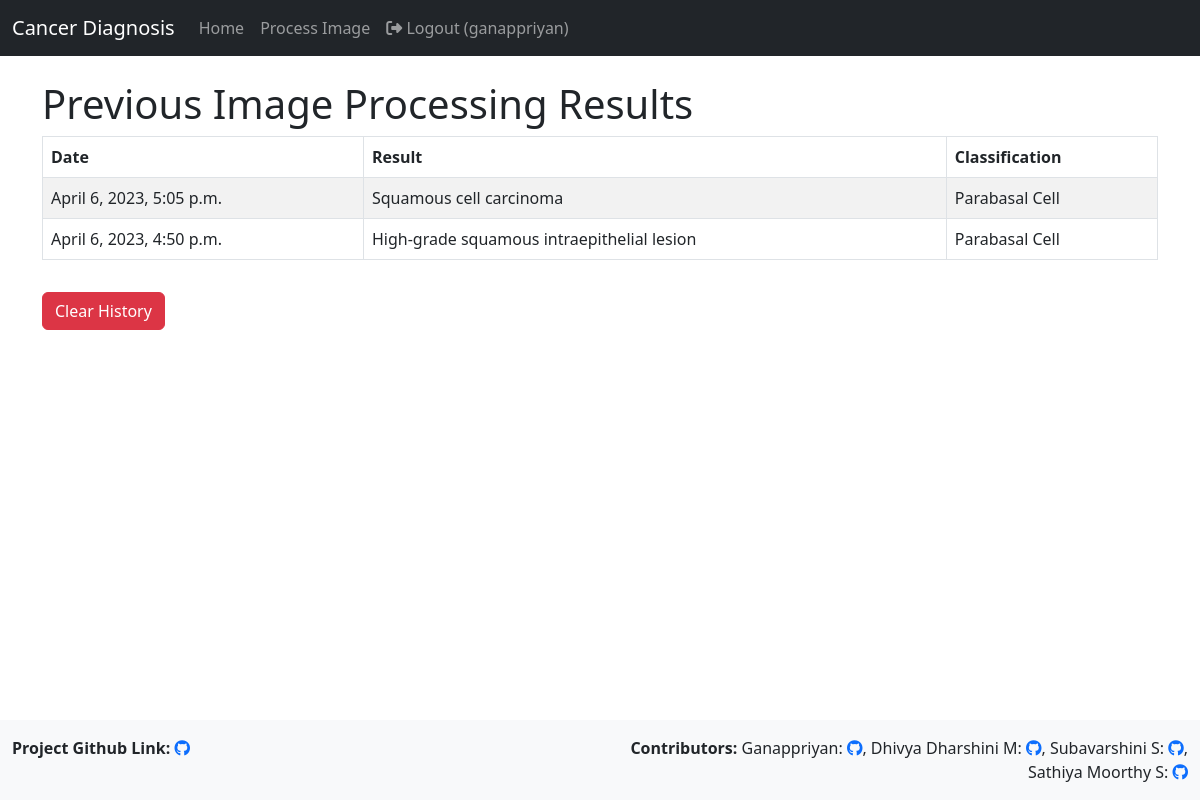
/process_image/history/ (signed in), run on an earlier commit of the app's database.
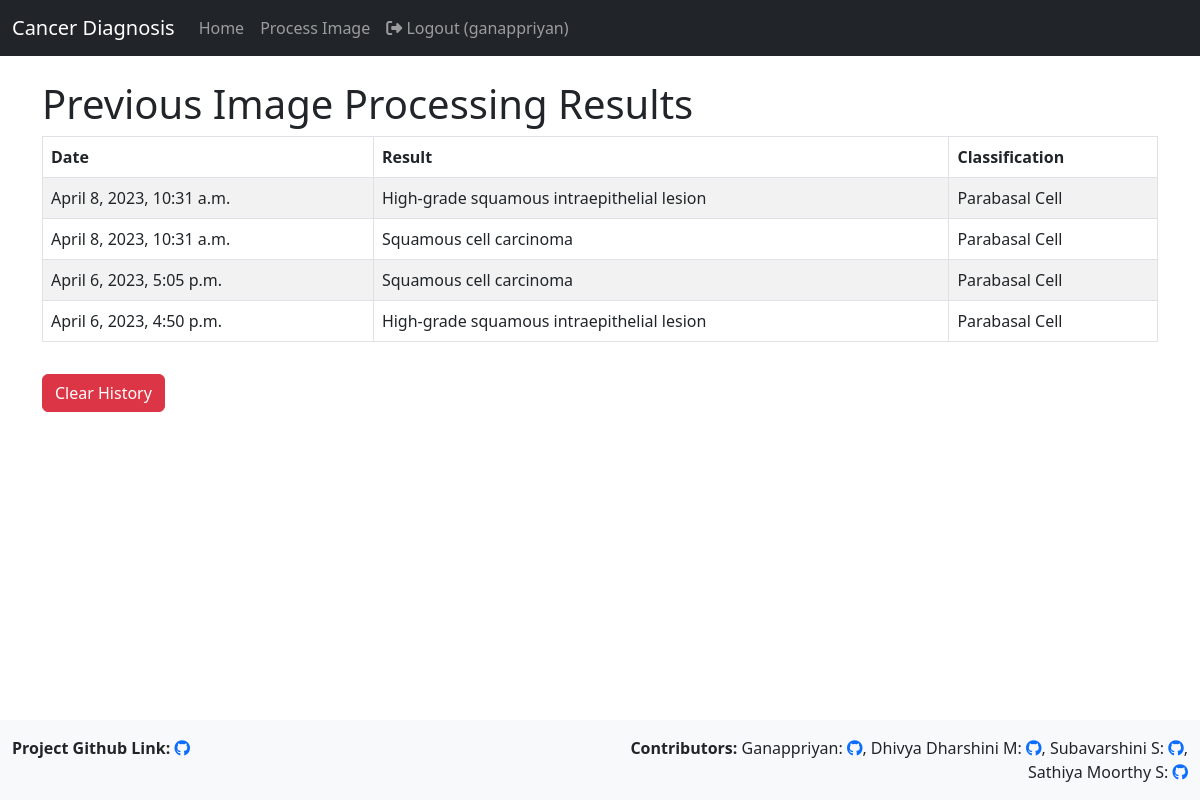
And on a later commit of the database.
### image_processor/models.py (models this page shows)
class JsonResponse(models.Model):
    user = models.ForeignKey(settings.AUTH_USER_MODEL, on_delete=models.CASCADE)
    response_text = models.TextField()
    created_at = models.DateTimeField(auto_now_add=True)

### image_processor/views.py (the view)
# urls.py: path('history/', history, name='history'),
@login_required
def history(request):
    json_responses = JsonResponse.objects.filter(user=request.user).order_by('-created_at')
    response_as_array = []
    for json_response in json_responses:
        dict_obj = json.loads(json_response.response_text.replace("'", '"'))
        dict_obj['created_at'] = json_response.created_at
        print(type(dict_obj), dict_obj)
        response_as_array.append(dict_obj)
    print(type(response_as_array), response_as_array)
    return render(request, 'image_processor/history.html', {'json_responses': response_as_array})

### frontend/templates/image_processor/history.html (shortened to what this page needs)
{% extends 'base.html' %}
{% block content %}
<h1>Previous Image Processing Results</h1>
{% if json_responses %}
<div class="table-responsive">
  <table class="table table-bordered table-striped">
    <thead>
      <tr>
        <th>Date</th>
        <th>Result</th>
        <th>Classification</th>
      </tr>
    </thead>
    <tbody>
      {% for json_response in json_responses %}
      <tr>
        <td>{{ json_response.created_at }}</td>
        <td>
          {% if json_response.grading == 'hsil' %}
          High-grade squamous intraepithelial lesion
          {% elif json_response.grading == 'lsil' %}
          Low-grade squamous intraepithelial lesion
          {% elif json_response.grading == 'normal' %}
          Negative for intraepithelial malignancy
          {% elif json_response.grading == 'scc' %}
          Squamous cell carcinoma
          {% endif %}
        </td>
        {% if json_response.classification %}
        <td>
          {% if json_response.classification == 'cervix_dyk' %}
          Dyskeratotic Cell
          {% elif json_response.classification == 'cervix_koc' %}
          Koilocytic Cell
          {% elif json_response.classification == 'cervix_mep' %}
          Metaplastic Cell
          {% elif json_response.classification == 'cervix_pab' %}
          Parabasal Cell
          {% elif json_response.classification == 'cervix_sfi' %}
          Superficial-Intermediate Cell
          {% endif %}
        </td>
        {% endif %}
      </tr>
      {% endfor %}
    </tbody>
  </table>
  <form action="{% url 'clear_history' %}" method="post">
    <button type="submit" class="btn btn-danger mt-3">Clear History</button>
  </form>
</div>
{% else %}
<p>No previous image processing results.</p>
{% endif %}
{% endblock %}

What changed in the data, as far as the page shows it:
added JsonResponse: created_at "April 8, 2023, 10:31 a.m."
added JsonResponse: created_at "April 8, 2023, 10:31 a.m."
Also different on the page:
new list line: "High-grade squamous intraepithelial lesion Parabasal Cell"
new list line: "Squamous cell carcinoma Parabasal Cell"
